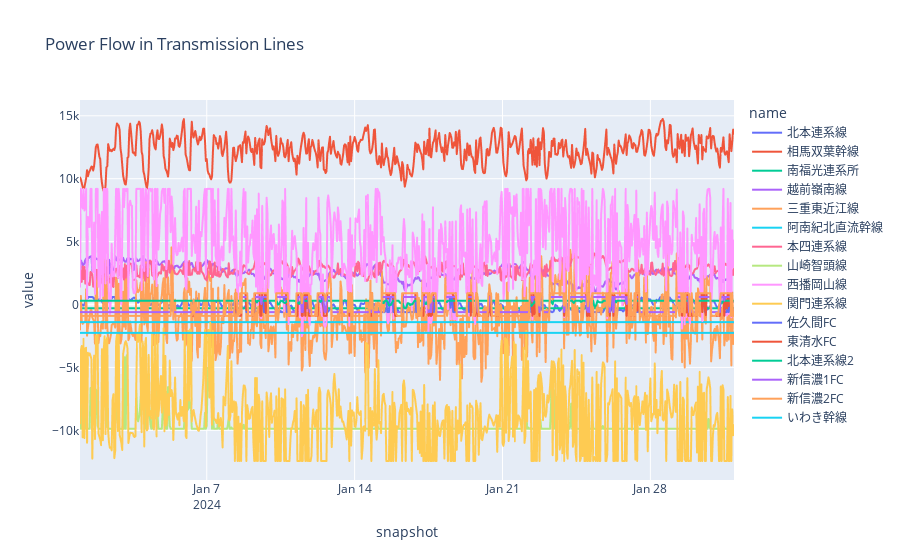

Write notebook code for a chart like this one.
### Markdown cell above
# 送電線の潮流を表示

### Code cell
network.links_t.p0.plot(title="Power Flow in Transmission Lines")

### Figure 1 — Plotly figure (JSON) as saved in the notebook; plotly's stock layout.template omitted (floating-point values rounded to 4 significant figures; data arrays with more than 128 entries replaced by an {"elided": "..."} marker saying what was removed)
{"data": [{"hovertemplate": "name=北本連系線<br>snapshot=%{x}<br>value=%{y}<extra></extra>", "legendgroup": "北本連系線", "line": {"color": "#636efa", "dash": "solid"}, "marker": {"symbol": "circle"}, "mode": "lines", "name": "北本連系線", "showlegend": true, "type": "scattergl", "x": {"elided": "744 str values"}, "xaxis": "x", "y": {"elided": "744 float values"}, "yaxis": "y"}, {"hovertemplate": "name=相馬双葉幹線<br>snapshot=%{x}<br>value=%{y}<extra></extra>", "legendgroup": "相馬双葉幹線", "line": {"color": "#EF553B", "dash": "solid"}, "marker": {"symbol": "circle"}, "mode": "lines", "name": "相馬双葉幹線", "showlegend": true, "type": "scattergl", "x": {"elided": "744 str values"}, "xaxis": "x", "y": {"elided": "744 float values"}, "yaxis": "y"}, {"hovertemplate": "name=南福光連系所<br>snapshot=%{x}<br>value=%{y}<extra></extra>", "legendgroup": "南福光連系所", "line": {"color": "#00cc96", "dash": "solid"}, "marker": {"symbol": "circle"}, "mode": "lines", "name": "南福光連系所", "showlegend": true, "type": "scattergl", "x": {"elided": "744 str values"}, "xaxis": "x", "y": {"elided": "744 float values"}, "yaxis": "y"}, {"hovertemplate": "name=越前嶺南線<br>snapshot=%{x}<br>value=%{y}<extra></extra>", "legendgroup": "越前嶺南線", "line": {"color": "#ab63fa", "dash": "solid"}, "marker": {"symbol": "circle"}, "mode": "lines", "name": "越前嶺南線", "showlegend": true, "type": "scattergl", "x": {"elided": "744 str values"}, "xaxis": "x", "y": {"elided": "744 float values"}, "yaxis": "y"}, {"hovertemplate": "name=三重東近江線<br>snapshot=%{x}<br>value=%{y}<extra></extra>", "legendgroup": "三重東近江線", "line": {"color": "#FFA15A", "dash": "solid"}, "marker": {"symbol": "circle"}, "mode": "lines", "name": "三重東近江線", "showlegend": true, "type": "scattergl", "x": {"elided": "744 str values"}, "xaxis": "x", "y": {"elided": "744 float values"}, "yaxis": "y"}, {"hovertemplate": "name=阿南紀北直流幹線<br>snapshot=%{x}<br>value=%{y}<extra></extra>", "legendgroup": "阿南紀北直流幹線", "line": {"color": "#19d3f3", "dash": "solid"}, "marker": {"symbol": "circle"}, "mode": "lines", "name": "阿南紀北直流幹線", "showlegend": true, "type": "scattergl", "x": {"elided": "744 str values"}, "xaxis": "x", "y": {"elided": "744 float values"}, "yaxis": "y"}, {"hovertemplate": "name=本四連系線<br>snapshot=%{x}<br>value=%{y}<extra></extra>", "legendgroup": "本四連系線", "line": {"color": "#FF6692", "dash": "solid"}, "marker": {"symbol": "circle"}, "mode": "lines", "name": "本四連系線", "showlegend": true, "type": "scattergl", "x": {"elided": "744 str values"}, "xaxis": "x", "y": {"elided": "744 float values"}, "yaxis": "y"}, {"hovertemplate": "name=山崎智頭線<br>snapshot=%{x}<br>value=%{y}<extra></extra>", "legendgroup": "山崎智頭線", "line": {"color": "#B6E880", "dash": "solid"}, "marker": {"symbol": "circle"}, "mode": "lines", "name": "山崎智頭線", "showlegend": true, "type": "scattergl", "x": {"elided": "744 str values"}, "xaxis": "x", "y": {"elided": "744 float values"}, "yaxis": "y"}, {"hovertemplate": "name=西播岡山線<br>snapshot=%{x}<br>value=%{y}<extra></extra>", "legendgroup": "西播岡山線", "line": {"color": "#FF97FF", "dash": "solid"}, "marker": {"symbol": "circle"}, "mode": "lines", "name": "西播岡山線", "showlegend": true, "type": "scattergl", "x": {"elided": "744 str values"}, "xaxis": "x", "y": {"elided": "744 float values"}, "yaxis": "y"}, {"hovertemplate": "name=関門連系線<br>snapshot=%{x}<br>value=%{y}<extra></extra>", "legendgroup": "関門連系線", "line": {"color": "#FECB52", "dash": "solid"}, "marker": {"symbol": "circle"}, "mode": "lines", "name": "関門連系線", "showlegend": true, "type": "scattergl", "x": {"elided": "744 str values"}, "xaxis": "x", "y": {"elided": "744 float values"}, "yaxis": "y"}, {"hovertemplate": "name=佐久間FC<br>snapshot=%{x}<br>value=%{y}<extra></extra>", "legendgroup": "佐久間FC", "line": {"color": "#636efa", "dash": "solid"}, "marker": {"symbol": "circle"}, "mode": "lines", "name": "佐久間FC", "showlegend": true, "type": "scattergl", "x": {"elided": "744 str values"}, "xaxis": "x", "y": {"elided": "744 float values"}, "yaxis": "y"}, {"hovertemplate": "name=東清水FC<br>snapshot=%{x}<br>value=%{y}<extra></extra>", "legendgroup": "東清水FC", "line": {"color": "#EF553B", "dash": "solid"}, "marker": {"symbol": "circle"}, "mode": "lines", "name": "東清水FC", "showlegend": true, "type": "scattergl", "x": {"elided": "744 str values"}, "xaxis": "x", "y": {"elided": "744 float values"}, "yaxis": "y"}, {"hovertemplate": "name=北本連系線2<br>snapshot=%{x}<br>value=%{y}<extra></extra>", "legendgroup": "北本連系線2", "line": {"color": "#00cc96", "dash": "solid"}, "marker": {"symbol": "circle"}, "mode": "lines", "name": "北本連系線2", "showlegend": true, "type": "scattergl", "x": {"elided": "744 str values"}, "xaxis": "x", "y": {"elided": "744 float values"}, "yaxis": "y"}, {"hovertemplate": "name=新信濃1FC<br>snapshot=%{x}<br>value=%{y}<extra></extra>", "legendgroup": "新信濃1FC", "line": {"color": "#ab63fa", "dash": "solid"}, "marker": {"symbol": "circle"}, "mode": "lines", "name": "新信濃1FC", "showlegend": true, "type": "scattergl", "x": {"elided": "744 str values"}, "xaxis": "x", "y": {"elided": "744 float values"}, "yaxis": "y"}, {"hovertemplate": "name=新信濃2FC<br>snapshot=%{x}<br>value=%{y}<extra></extra>", "legendgroup": "新信濃2FC", "line": {"color": "#FFA15A", "dash": "solid"}, "marker": {"symbol": "circle"}, "mode": "lines", "name": "新信濃2FC", "showlegend": true, "type": "scattergl", "x": {"elided": "744 str values"}, "xaxis": "x", "y": {"elided": "744 float values"}, "yaxis": "y"}, {"hovertemplate": "name=いわき幹線<br>snapshot=%{x}<br>value=%{y}<extra></extra>", "legendgroup": "いわき幹線", "line": {"color": "#19d3f3", "dash": "solid"}, "marker": {"symbol": "circle"}, "mode": "lines", "name": "いわき幹線", "showlegend": true, "type": "scattergl", "x": {"elided": "744 str values"}, "xaxis": "x", "y": {"elided": "744 float values"}, "yaxis": "y"}], "layout": {"legend": {"title": {"text": "name"}, "tracegroupgap": 0}, "title": {"text": "Power Flow in Transmission Lines"}, "xaxis": {"anchor": "y", "domain": [0, 1], "title": {"text": "snapshot"}}, "yaxis": {"anchor": "x", "domain": [0, 1], "title": {"text": "value"}}}}
